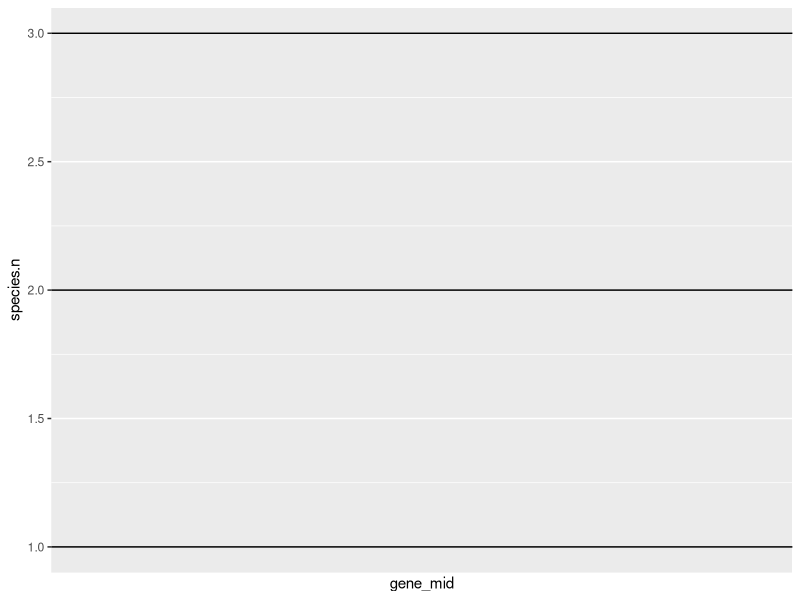

This figure's R source: (Note: this script raises an error after producing the figure.)
# Today we will learn how to compare genetic neighborhoods using gene arrow maps that will highlight regions of similarity using TidyLocalSynteny

#install packages if necessary 

#load in packages
library(tidyverse)
library(ggplot2)
library(readxl)
library(RColorBrewer)


# Lets read in our data 
# What is required input?
  # 1. region tables: genomic coordinates of genes with 4 columns: chr, start, end, gene_ID
  # 2. each table should have its own region table that can be a different species, genotype, or a different region of the same genome
  # 3. attribute stable with with the following required columns: gene_ID, group, strand.
      # gene_IDs must be unique across genomes/species/accessions and match the gene_IDs in the region tables
      # group = homologous group obtained through BLASTp 

# Read in data
region1 <- read_excel("Data/ExampleRegion1.xlsx")
region2 <- read_excel("Data/ExampleRegion2.xlsx")
region3 <- read_excel("Data/ExampleRegion3.xlsx")

attributes <- read_excel("Data/ExampleAttributes1.xlsx")


# Define range and midpoint
## First lets align the regions of interest to their mid point using the following function
shift_midpoint <- function(region){
  
  colnames(region) <- c("Chr", "start", "end", "gene_ID")
  
  region %>%
    mutate(min = min(start)) %>% 
    mutate(max = max(end)) %>% 
    mutate(mid = min+(max - min)/2) %>% 
    mutate(start_new = start - mid) %>% 
    mutate(end_new = end - mid)
}

## Now lets create a dataframe for visualization

# first lets add species information to each region 
# then we will calculate new coordinates relative to the midpoints of the respective respective regions.
# next we will calculate the mid point for each gene
# depending on positive or negative strand, if + then we renamed it ">". if - we renamed it "<"
# flip start and end positions based on strandedness of genes. If a gene is on the - strand, start becomes end, and end becomes start.

my_regions <- rbind(
  region1 %>% 
    shift_midpoint() %>% 
    mutate(species = "species1"),
  
  region2 %>% 
    shift_midpoint() %>% 
    mutate(species = "species2"),
  
  region3 %>% 
    shift_midpoint() %>% 
    mutate(species = "species3")
) %>% 
  left_join(attributes, by = "gene_ID") %>% 
  mutate(gene_mid = start_new + (end_new-start_new)/2) %>% 
  mutate(
    strand.text = case_when(
      strand == "+" ~ ">",
      strand == "-" ~ "<",
      T ~ " "
    )
  ) %>% 
  mutate(group = case_when(
    is.na(group) ~ "Other",
    T ~ group
  )) %>% 
  mutate(start_strand = case_when(
    strand == "+" ~ start_new,
    strand == "-" ~ end_new,
    T ~ start_new
  )) %>% 
  mutate(end_strand = case_when(
    strand == "+" ~ end_new,
    strand == "-" ~ start_new,
    T ~ end_new
  )) 

my_regions

# Now lets visualize
my_regions %>% 
  mutate(species.f = factor(species, levels = c(
    "species1", "species2", "species3"
  ))) %>% 
  mutate(species.n = as.numeric(species.f)) %>% 
  ggplot(aes(x = gene_mid, y = species.n)) +
  geom_hline(aes(yintercept = species.n)) #geom_hline(aes(yintercept = species.n)) draws a horizontal black line for each species. +
  geom_ribbon(data = . %>%
                filter(group != "Other"),
              aes(group = group, fill = group,
                  xmin = start_strand, xmax = end_strand),
              alpha = 0.3) +
  geom_rect(aes(xmin = start_strand, xmax = end_strand, 
                ymin = species.n - 0.05, ymax = species.n + 0.05,
                fill = group)
  ) +
  geom_text(aes(label = strand.text, x = gene_mid)) +
  scale_fill_manual(values = c(brewer.pal(8, "Set2")[1:4], "grey80")) +
  scale_y_continuous(breaks = c(1, 2, 3),
                     labels = c("Species1", "Species2", "Species3")) +
  labs(fill = "Homologs") +
  theme_classic() +
  theme(axis.title = element_blank(),
        axis.line = element_blank(),
        axis.ticks = element_blank(),
        axis.text.x = element_blank(),
        axis.text.y = element_text(color = "black"))

# save the figure
ggsave("Figures/example1.png", height = 2, width = 4)




